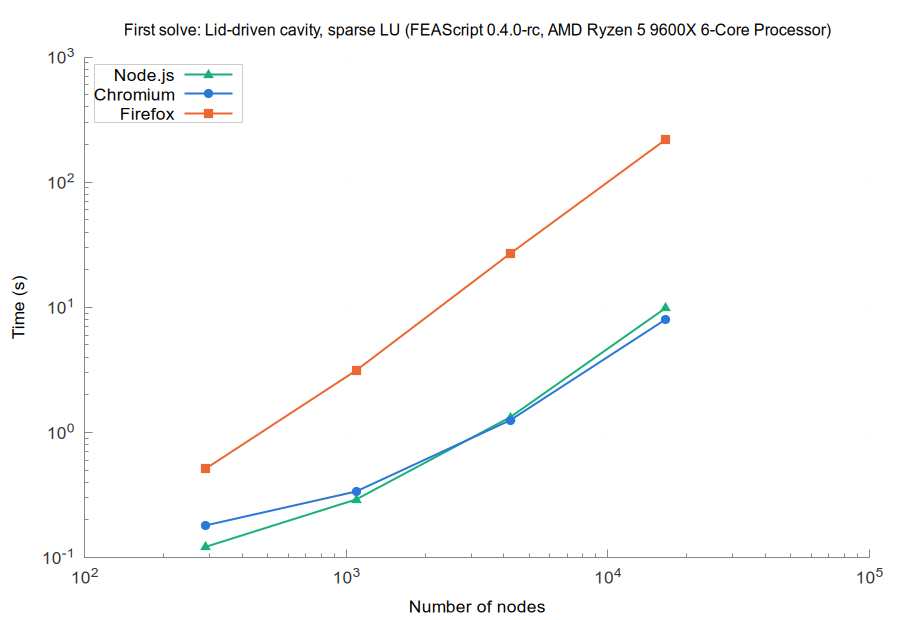

This figure's gnuplot source:
set terminal pngcairo size 900,620 font 'Arial,13'
set border 3 lc rgb '#888888'; set tics nomirror tc rgb '#333333'
set grid lc rgb '#e6e6e6' lw 1; set key top left box lc rgb '#cccccc' opaque
set logscale xy; set format y '10^{%L}'; set format x '10^{%L}'
set output 'browsers_Lid_driven_cavity_sparse_LU_first.png'
set title 'First solve: Lid-driven cavity, sparse LU (FEAScript 0.4.0-rc, AMD Ryzen 5 9600X 6-Core Processor)' font 'Arial,12'
set xlabel 'Number of nodes'
set ylabel 'Time (s)'
plot 'browsers_Lid_driven_cavity_sparse_LU_first_node.dat' u 1:2 w lp lw 2 pt 9 ps 1.2 lc rgb '#1baf7a' t 'Node.js', \
     'browsers_Lid_driven_cavity_sparse_LU_first_chromium.dat' u 1:2 w lp lw 2 pt 7 ps 1.2 lc rgb '#2a78d6' t 'Chromium', \
     'browsers_Lid_driven_cavity_sparse_LU_first_firefox.dat' u 1:2 w lp lw 2 pt 5 ps 1.2 lc rgb '#eb6834' t 'Firefox'
